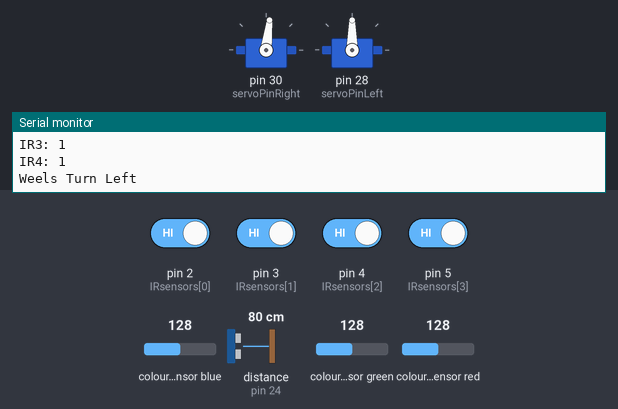
Simulated run of this sketch. Board: Arduino Mega 2560, built with avr-gcc and run on an emulated ATmega2560. On the bench: 2 × servo, the last lines printed to the serial monitor. Wiring (inferred from the names in the program): ultrasonic range finder: trigger pin 22; echo pin 24; TCS3200 colour sensor: output pin 12; S2 pin 10; S3 pin 11; S0 pin 8; S1 pin 9. The inputs (shaded band) are chosen by the test bench; at power-on: pin 2 (IRsensors[0]), pin 3 (IRsensors[1]), pin 4 (IRsensors[2]), pin 5 (IRsensors[3]) HIGH, distance to the obstacle (sensor on pin 24) 80 cm, colour sensor blue 128, colour sensor green 128, colour sensor red 128. The echo pulse lasts 58.3 µs per cm.

Above: at 1.2 s.
1.3 s: pin 2 (IRsensors[0]) driven LOW
4.7 s: pin 3 (IRsensors[1]) driven LOW
At 5.2 s:
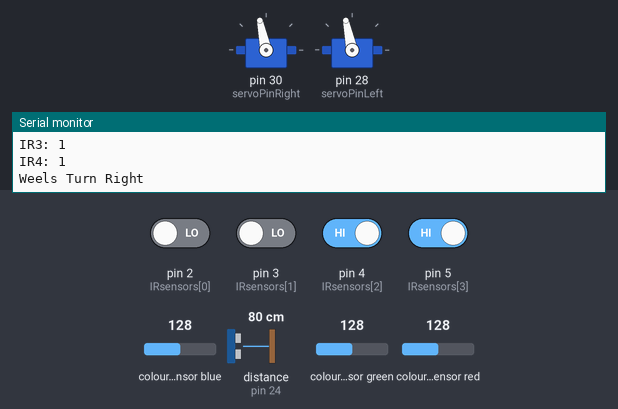
8.1 s: distance to the obstacle (sensor on pin 24) set to 2 cm
Timing chart, 0 to 11.1 s (numbered marks = the images above; inputs shaded):
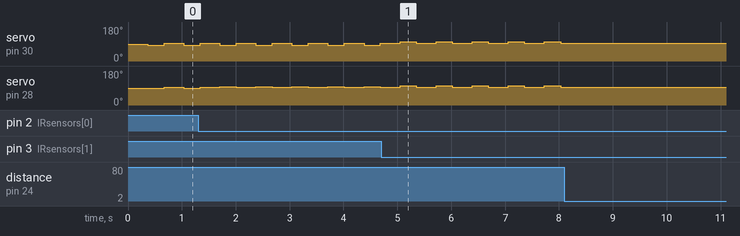

Measured:
- after the input at 8.1 s, servo on pin 30 (servoPinRight), servo on pin 28 (servoPinLeft): stops changing and stays 93°
- by itself, servo on pin 30 (servoPinRight), servo on pin 28 (servoPinLeft): alternates 102° for 0.30 s and 93° for 0.37 s

The sketch:

GerardsTempCode.ino
```cpp
// library voor servo's
#include <Servo.h>

#define S0 8   // 8 16
#define S1 9   // 9 5
#define S2 10  // 10 4
#define S3 11  // 11 0
#define sensorOut 12 // 12 2

#define infra1 2 // 2 14
#define infra2 3 // 3 12
#define infra3 4 // 4 13
#define infra4 5 // 5 15

#define trigPin 22 // 22 A0
#define echoPin 24 // 24 10

int frequency = 0;

// Create objects for the weels
Servo ServoLeft;
Servo ServoRight;

// Servo pin's
#define servoPinLeft 28   // 28 3
#define servoPinRight 30  // 30 1

bool colourBlack;
bool colourRed;
int IRsensors[4] = { 2, 3, 4, 5 };
bool IRvalues[4];
bool objectClose;
int red;
int blue;
int green;
long cm;
bool redFirst = true;
int turnTime = 150;
int waitTime = 10;
int timer = 0;

bool alreadyTurned = false;

int detecteerAfstandInCentimeter = 20;

/*************************************************************************/

void setup() {
  // Serial stuff
  Serial.begin(9600);

  pinMode(S0, OUTPUT);
  pinMode(S1, OUTPUT);
  pinMode(S2, OUTPUT);
  pinMode(S3, OUTPUT);
  pinMode(sensorOut, INPUT);

  pinMode(IRsensors[0], INPUT);
  pinMode(IRsensors[1], INPUT);
  pinMode(IRsensors[2], INPUT);
  pinMode(IRsensors[3], INPUT);

  pinMode(trigPin, OUTPUT);
  pinMode(echoPin, INPUT);

  digitalWrite(S0, HIGH);
  digitalWrite(S1, LOW);

  // Bind servo objects to pins
  ServoRight.attach(servoPinRight);
  ServoLeft.attach(servoPinLeft);
}

/*************************************************************************/


void loop() {
  // ga naar beneden 100 mili seconden
  getSensorData();
  printSensorData();
  determineNextMove();
}

/*************************************************************************/

void determineNextMove() {
  if (colourRed) {
    if (redFirst) {
     // if (!colourBlack and !objectClose and !IRvalues[0] and !IRvalues[1] and !IRvalues[2] and !IRvalues[3]) {
        weelsForward(turnTime);
        getSensorData();
        if(!colourRed){
          redFirst = false;
        }
      //}
    }
    else if (!redFirst) {
      getSensorData();
      if(colourRed){
        weelsStop();
        while (true){};
      }
    }
  }
  if (!colourRed and !colourBlack and !objectClose and !IRvalues[0] and !IRvalues[1] and !IRvalues[2] and !IRvalues[3]) {
    if(!alreadyTurned){
      weelsTurnRightStraight();
      alreadyTurned = true;
    }
    else{
      weelsTurnRight(turnTime);
    }
  }
  if (!colourRed and !objectClose and (colourBlack or IRvalues[0])) {
    weelsTurnLeft(turnTime);
  }
  if (!colourRed and !colourBlack and !objectClose and !IRvalues[0] and IRvalues[1] and (IRvalues[2] or IRvalues[3])) {
    weelsForward(turnTime);
  }
  if(!colourRed and !colourBlack and !objectClose and !IRvalues[0] and IRvalues[1]){
    weelsForward(turnTime);
  }
  if (objectClose) {
    if (timer <= waitTime) {
      weelsStop();
      delay(1000);
      timer++;
    }
    else {
      weelsTurnLeftStraight();
      weelsForward(400);
      alreadyTurned = true;
      timer = 0;
    }
  }
  //reset timer.
  if (!objectClose) {
    timer = 0;
  }
  if (!colourRed and !colourBlack and !objectClose and !IRvalues[0] and !IRvalues[1] and (IRvalues[2] or IRvalues[3])) {
    weelsTurnRight(turnTime);
  }
}

void getSensorData() {
  // Setting red filtered photodiodes to be read
  digitalWrite(S2, LOW);
  digitalWrite(S3, LOW);
  // Reading the output frequency
  red = pulseIn(sensorOut, LOW);
  // Printing the value on the serial monitor
  delay(100);

  // Setting Green filtered photodiodes to be read
  digitalWrite(S2, HIGH);
  digitalWrite(S3, HIGH);
  // Reading the output frequency
  green = pulseIn(sensorOut, LOW);
  // Printing the value on the serial monitor
  delay(100);

  // Setting Blue filtered photodiodes to be read
  digitalWrite(S2, LOW);
  digitalWrite(S3, HIGH);
  // Reading the output frequency
  blue = pulseIn(sensorOut, LOW);
  // Printing the value on the serial monitor
  delay(100);
  if (red > 200 && blue > 200 && green > 200) {
    colourBlack = true;
    colourRed = false;
  }
  else if (red < 60 && blue >= 90 && green >= 90) {
    colourBlack = false;
    colourRed = true;
  }
  else {
    colourBlack = false;
    colourRed = false;
  }

  for (int i = 0; i < 4; i++) {
    if (digitalRead(IRsensors[i]) != HIGH) {
      IRvalues[i] = false;
    }
    else {
      IRvalues[i] = true;
    }
  }

  long duratie;

  // The sensor is triggered by a HIGH pulse of 10 or more microseconds.
  // Give a short LOW pulse beforehand to ensure a clean HIGH pulse:
  digitalWrite(trigPin, LOW);
  delayMicroseconds(2);
  digitalWrite(trigPin, HIGH);
  delayMicroseconds(10);
  digitalWrite(trigPin, LOW);

  // Read the signal from the sensor: a HIGH pulse whose
  // duration is the time (in microseconds) from the sending
  // of the ping to the reception of its echo off of an object.
  duratie = pulseIn(echoPin, HIGH);

  // convert the time into a distance by dividing the duration by the speed of sound in cm/μs (29cm/μs).
  //Then devide by two because the soudwave has to travel the same distance twic (foward and back)
  cm = duratie / 29 / 2;

  if (cm < detecteerAfstandInCentimeter) {
    objectClose = true; //returns true if object is closer then distance in the parameter
  } else {
    objectClose = false; //return false if object is further away then distance in the parameter
  }
}

void printSensorData() {
  Serial.print("Red: ");
  Serial.println(red);
  Serial.print("Blue: ");
  Serial.println(blue);
  Serial.print("Green: ");
  Serial.println(green);
  Serial.print("colourBlack: ");
  Serial.println(colourBlack);
  Serial.print("colourRed:   ");
  Serial.println(colourRed);
  Serial.print("Distance: ");
  Serial.println(cm);
  Serial.print("IR1: ");
  Serial.println(IRvalues[0]);
  Serial.print("IR2: ");
  Serial.println(IRvalues[1]);
  Serial.print("IR3: ");
  Serial.println(IRvalues[2]);
  Serial.print("IR4: ");
  Serial.println(IRvalues[3]);

}

// void's with a timer you can set

void weelsBackwards(float timelapse) {
  Serial.println("weels up signal");
  ServoLeft.writeMicroseconds(1470);
  ServoRight.writeMicroseconds(1600);
  delay(timelapse);
  weelsStop();
}

void weelsStop() {
  Serial.println("weels stop signal");
  ServoLeft.write(1500);
  ServoRight.write(1500);
}

void weelsForward(float timelapse) {
  Serial.println("weels up signal");
  ServoLeft.writeMicroseconds(1530);
  ServoRight.writeMicroseconds(1400);
  delay(timelapse);
  weelsStop();
}

void weelsTurnLeft(float timelapse) {
  Serial.println("Weels Turn Left");
  ServoLeft.writeMicroseconds(1470);
  ServoRight.writeMicroseconds(1400);
  delay(timelapse*2);
  weelsStop();
}

void weelsTurnRight(float timelapse) {
  Serial.println("Weels Turn Right");
  ServoRight.writeMicroseconds(1600);
  ServoLeft.writeMicroseconds(1600);
  delay(timelapse*2);
  weelsStop();
}

void weelsTurnRightStraight() {
  Serial.println("Weels Turn Right Straight");
  ServoRight.writeMicroseconds(1600);
  ServoLeft.writeMicroseconds(1560);
  delay(1200);
  weelsStop();
}

void weelsTurnLeftStraight() {
  Serial.println("Weels Turn Left Straight");
  ServoLeft.writeMicroseconds(1470);
  ServoRight.writeMicroseconds(1300);
  delay(2400);
  weelsStop();
}
```
